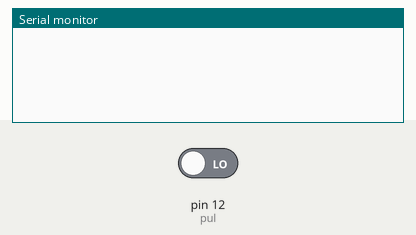
Bench run of a sketch on a simulated Arduino Uno, built with avr-gcc and run on an emulated ATmega328P. On the bench: the last lines printed to the serial monitor. The inputs (shaded band) are chosen by the test bench; at power-on: pin 12 (pul) LOW.

Above: at 1.2 s.
1.3 s: pin 12 (pul) driven HIGH
At 2.2 s:
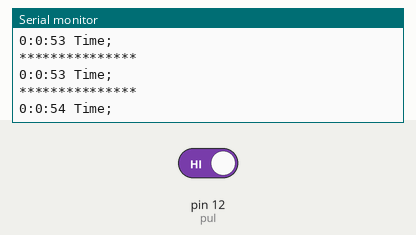
2.8 s: pin 12 (pul) driven LOW
At 3.2 s:
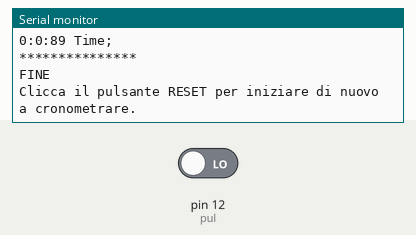
Timing chart, 0 to 5.8 s (numbered marks = the images above; inputs shaded):
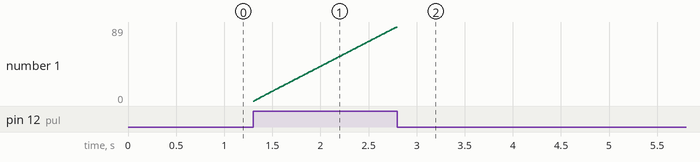

Measured:
- after the input at 1.3 s, the serial monitor: prints a new line at once (image 1)

The sketch:

cronometro.ino
```cpp
int pul = 12;
int luc = 9;
int luc2= 10;
int pull= 0;
long num= 0;
int numn= 0;
int st=0;
long sec=0;
long minu=0;
long mill=0;
void setup(){
pinMode(OUTPUT,luc);
pinMode(OUTPUT,luc2);
pinMode(INPUT,pul);
Serial.begin(230400);
}

void loop(){
pull=digitalRead(pul);
if(pull==1 and numn==0){
  st=1;
  digitalWrite(luc,HIGH);
  digitalWrite(luc2,HIGH);
num++;
  delay(1);
minu= num/60000;
sec= num/1000-minu*60;
long t= minu*6000+sec*100;
mill= num/10-t;

  Serial.print(minu);
  Serial.print(":");
  Serial.print(sec);
  Serial.print(":");
  Serial.print(mill);
  Serial.println(" Time;");
  Serial.println("***************");
} else if(pull==0){
  if(numn==0 and st==1){
    Serial.println("FINE");
    Serial.println("Clicca il pulsante RESET per iniziare di nuovo a cronometrare.");
    numn=1;
  }
    digitalWrite(luc,LOW);
  digitalWrite(luc2,LOW);
  num=0;
}
}
```
